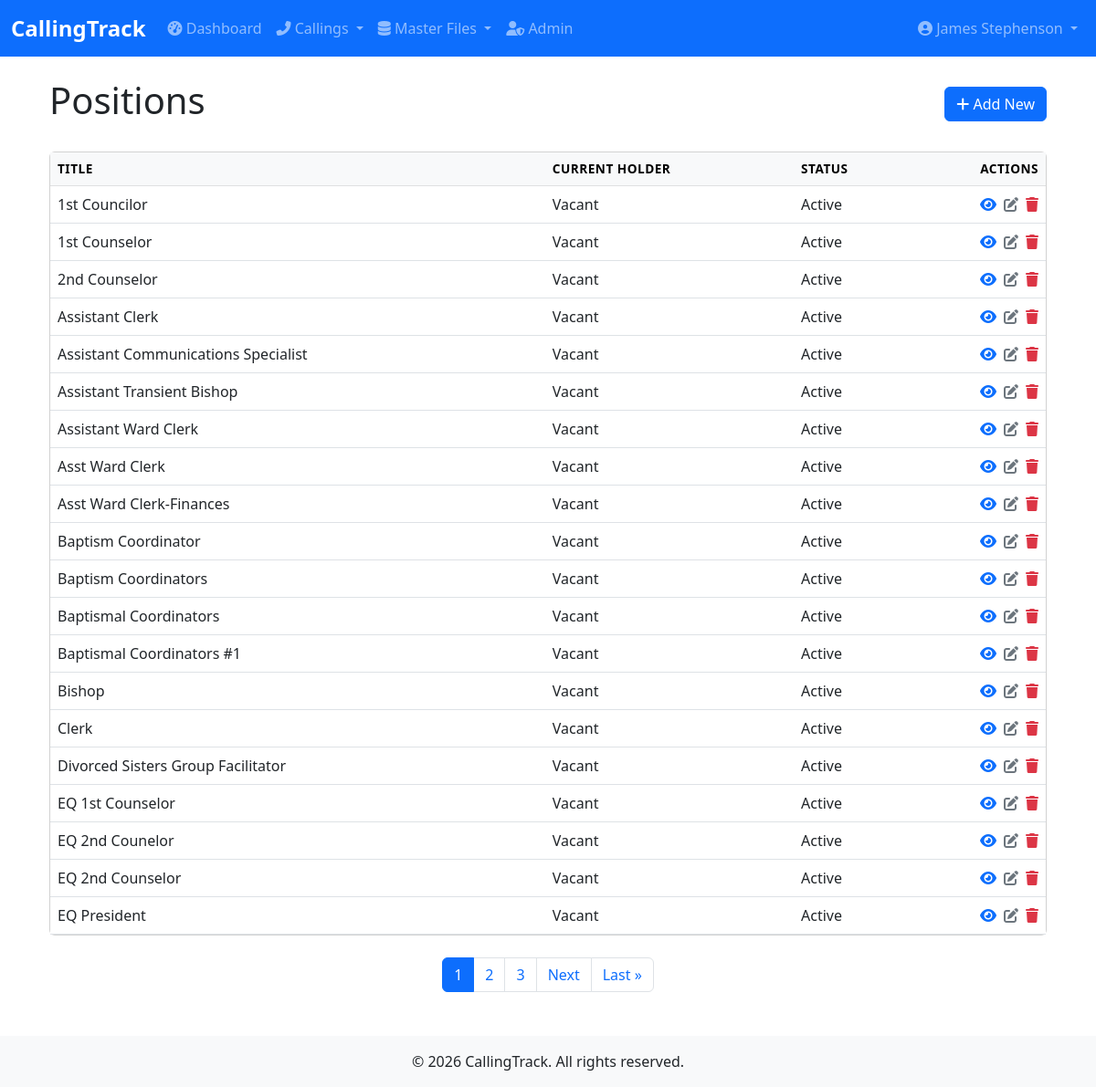
Screenshot of /callings/positions/ (signed in) with the database file from the repository.
### accounts/models.py (models this page shows, shortened)
class User(AbstractUser):
    email = models.EmailField(_('email address'), unique=True)
    phone = models.CharField(_('phone number'), max_length=20, blank=True)
    class Meta:
        verbose_name = _('user')
        verbose_name_plural = _('users')

### callings/models.py (models this page shows, shortened)
class Position(models.Model):
    title = models.CharField(max_length=100, unique=True)
    description = models.TextField(blank=True, null=True, help_text="Description of the position's responsibilities")
    is_leadership = models.BooleanField(default=False, help_text="Whether this is a leadership position")
    is_active = models.BooleanField(default=True, help_text="Whether this position is currently active")
    requires_setting_apart = models.BooleanField(
        default=False,
        help_text="Whether this position requires the member to be set apart"
    )
    display_order = models.PositiveSmallIntegerField(
        default=0,
        help_text="Order in which positions should be displayed (lower numbers first)"
    )
    created_at = models.DateTimeField(auto_now_add=True)
    updated_at = models.DateTimeField(auto_now=True)
    class Meta:
        ordering = ['display_order', 'title']
    def get_current_holder(self):
        active_calling = self.callings.filter(
            is_active=True,
            date_released__isnull=True
        ).exclude(
            status__in=['COMPLETED', 'CANCELLED', 'LCR_UPDATED', 'RELEASED']
        ).first()
        return active_calling.name if active_calling else None
    def get_list_display(self):
        current_holder = self.get_current_holder()
        return [
            self.title,
            current_holder or 'Vacant',
            'Active' if self.is_active else 'Inactive'
        ]
    def get_absolute_url(self):
        return reverse('callings:position-detail', kwargs={'pk': self.pk})

### callings/views.py (the view)
# urls.py: path('positions/', views.PositionListView.as_view(), name='position-list'),
class PositionListView(LoginRequiredMixin, TitleMixin, ListView):
    model = Position
    template_name = 'callings/position/position_list.html'
    context_object_name = 'positions'
    title = 'Positions'
    paginate_by = 20
    def get_context_data(self, **kwargs):
        context = super().get_context_data(**kwargs)
        context['headers'] = ['Title', 'Current Holder', 'Status']
        return context

### callings/views.py (called while the page is built)
    def get_title(self):
        return self.title

    def get_context_data(self, **kwargs):
        context = super().get_context_data(**kwargs)
        context['title'] = self.get_title()
        return context

### callings/templates/callings/position/position_list.html (shortened to what this page needs)
{% extends 'callings/_list.html' %}
{% block content %}
{% with title='Positions' create_url='callings:position-create' update_url='callings:position-update' delete_url='callings:position-delete' %}
{% with headers=headers %}
{{ block.super }}
{% endwith %}
{% endwith %}
{% endblock %}

### callings/templates/callings/_list.html (shortened to what this page needs)
{% extends 'callings/base.html' %}
{% load table_tags %}
{% block content %}
<div class="container">
    <div class="d-flex justify-content-between align-items-center mb-4">
        <h1>{{ title }}</h1>
        {% if create_url %}
        <a href="{% url create_url %}" class="btn btn-primary">
            <i class="fas fa-plus"></i> Add New
        </a>
        {% endif %}
    </div>
    <div class="card">
        <div class="card-body p-0">
            <div class="table-responsive">
                <table class="table table-hover mb-0">
                    <thead class="table-light">
                        <tr>
                            {% if sortable_headers %}
                                {% for field, label in sortable_headers %}
                                <th>{% sort_header field label %}</th>
                                {% endfor %}
                            {% else %}
                                {% for header in headers %}
                                <th>{{ header }}</th>
                                {% endfor %}
                            {% endif %}
                            <th class="text-end">Actions</th>
                        </tr>
                    </thead>
                    <tbody>
                        {% for item in object_list %}
                        <tr>
                            {% for field in item.get_list_display %}
                            <td>{{ field }}</td>
                            {% endfor %}
                            <td class="text-end">
                                <div class="d-flex gap-2 justify-content-end" role="group">
                                    <a href="{{ item.get_absolute_url }}" class="text-primary text-decoration-none"
                                       data-bs-toggle="tooltip" title="View">
                                        <i class="fas fa-eye"></i>
                                    </a>
                                    <a href="{% url update_url item.pk %}" class="text-secondary text-decoration-none"
                                       data-bs-toggle="tooltip" title="Edit">
                                        <i class="fas fa-edit"></i>
                                    </a>
                                    <a href="{% url delete_url item.pk %}" class="text-danger text-decoration-none"
                                       data-bs-toggle="tooltip" title="Delete">
                                        <i class="fas fa-trash"></i>
                                    </a>
                                </div>
                            </td>
                        </tr>
                        {% endfor %}
                    </tbody>
                </table>
            </div>
        </div>
    </div>
    {% if is_paginated %}
    <nav aria-label="Page navigation" class="mt-4">
        <ul class="pagination justify-content-center">
            {% for num in page_obj.paginator.page_range %}
                {% if page_obj.number == num %}
                <li class="page-item active">
                    <span class="page-link">{{ num }}</span>
                </li>
                {% elif num > page_obj.number|add:'-3' and num < page_obj.number|add:'3' %}
                <li class="page-item">
                    <a class="page-link" href="?page={{ num }}{% for key, value in request.GET.items %}{% if key != 'page' %}&{{ key }}={{ value }}{% endif %}{% endfor %}">
                        {{ num }}
                    </a>
                </li>
                {% endif %}
            {% endfor %}
            {% if page_obj.has_next %}
            <li class="page-item">
                <a class="page-link" href="?page={{ page_obj.next_page_number }}{% for key, value in request.GET.items %}{% if key != 'page' %}&{{ key }}={{ value }}{% endif %}{% endfor %}">
                    Next
                </a>
            </li>
            <li class="page-item">
                <a class="page-link" href="?page={{ page_obj.paginator.num_pages }}{% for key, value in request.GET.items %}{% if key != 'page' %}&{{ key }}={{ value }}{% endif %}{% endfor %}">
                    Last &raquo;
                </a>
            </li>
            {% endif %}
        </ul>
    </nav>
    {% endif %}
</div>
{% endblock %}

### callings/templates/callings/base.html (shortened to what this page needs)
<!DOCTYPE html>
{% load static %}
<html lang="en">
<head>
    <link href="https://cdn.jsdelivr.net/npm/bootstrap@5.3.0/dist/css/bootstrap.min.css" rel="stylesheet">
    <link rel="stylesheet" href="https://cdnjs.cloudflare.com/ajax/libs/font-awesome/6.4.0/css/all.min.css">
    <link rel="stylesheet" href="{% static 'css/styles.css' %}">
</head>
<body>
    <nav class="navbar navbar-expand-lg navbar-dark bg-primary">
        <div class="container-fluid">
            <a class="navbar-brand" href="{% url 'dashboard' %}">CallingTrack</a>
            <div class="collapse navbar-collapse" id="navbarNav">
                <ul class="navbar-nav me-auto">
                    <li class="nav-item">
                        <a class="nav-link" href="{% url 'dashboard' %}"><i class="fas fa-tachometer-alt"></i> Dashboard</a>
                    </li>
                    <li class="nav-item dropdown">
                        <a class="nav-link dropdown-toggle" href="#" id="callingsDropdown" role="button" data-bs-toggle="dropdown">
                            <i class="fas fa-phone-alt"></i> Callings
                        </a>
                    </li>
                    <li class="nav-item dropdown">
                        <a class="nav-link dropdown-toggle" href="#" id="masterFilesDropdown" role="button" data-bs-toggle="dropdown">
                            <i class="fas fa-database"></i> Master Files
                        </a>
                    </li>
                    {% if user.is_superuser %}
                    <li class="nav-item">
                        <a class="nav-link" href="/admin/" target="_blank"><i class="fas fa-user-shield"></i> Admin</a>
                    </li>
                    {% endif %}
                </ul>
                <ul class="navbar-nav">
                    {% if user.is_authenticated %}
                    <li class="nav-item dropdown">
                        <a class="nav-link dropdown-toggle" href="#" id="userDropdown" role="button" data-bs-toggle="dropdown">
                            <i class="fas fa-user-circle"></i> {{ user.get_full_name|default:user.username }}
                        </a>
                    </li>
                    {% else %}
                    <li class="nav-item">
                        <a class="nav-link" href="{% url 'login' %}"><i class="fas fa-sign-in-alt"></i> Login</a>
                    </li>
                    {% endif %}
                </ul>
            </div>
        </div>
    </nav>
    <main class="container mt-4">
        {% block content %}{% endblock %}
    </main>
    <footer class="bg-light mt-5 py-3">
        <div class="container text-center">
            <p class="mb-0">&copy; {% now "Y" %} CallingTrack. All rights reserved.</p>
        </div>
    </footer>
</body>
</html>

### static/css/styles.css (style rules this page uses)
body { font-family: 'Segoe UI', Tahoma, Geneva, Verdana, sans-serif; }
.navbar-brand { font-weight: bold; font-size: 1.5rem; }
.table th { border-top: none; font-weight: 600; text-transform: uppercase; font-size: 0.85rem; letter-spacing: 0.5px; }
.btn { border-radius: 0.375rem; font-weight: 500; }

### rows the page displays
User: get_full_name "James Stephenson"
Position: get_list_display "1st Councilor" "Vacant" "Active"
Position: get_list_display "1st Counselor" "Vacant" "Active"
Position: get_list_display "2nd Counselor" "Vacant" "Active"
Position: get_list_display "Assistant Clerk" "Vacant" "Active"
Position: get_list_display "Assistant Communications Specialist" "Vacant" "Active"
Position: get_list_display "Assistant Transient Bishop" "Vacant" "Active"
Position: get_list_display "Assistant Ward Clerk" "Vacant" "Active"
Position: get_list_display "Asst Ward Clerk" "Vacant" "Active"
Position: get_list_display "Asst Ward Clerk-Finances" "Vacant" "Active"
Position: get_list_display "Baptism Coordinator" "Vacant" "Active"
Position: get_list_display "Baptism Coordinators" "Vacant" "Active"
Position: get_list_display "Baptismal Coordinators" "Vacant" "Active"
Position: get_list_display "Baptismal Coordinators #1" "Vacant" "Active"
Position: get_list_display "Bishop" "Vacant" "Active"
Position: get_list_display "Clerk" "Vacant" "Active"
Position: get_list_display "Divorced Sisters Group Facilitator" "Vacant" "Active"
Position: get_list_display "EQ 1st Counselor" "Vacant" "Active"
Position: get_list_display "EQ 2nd Counelor" "Vacant" "Active"
Position: get_list_display "EQ 2nd Counselor" "Vacant" "Active"
Position: get_list_display "EQ President" "Vacant" "Active"

### other values shown
{{ title }} "Positions"
{{ header }} "TITLE" "CURRENT HOLDER" "STATUS"
{{ num }} "1"
{{ num }} "2" "3"
